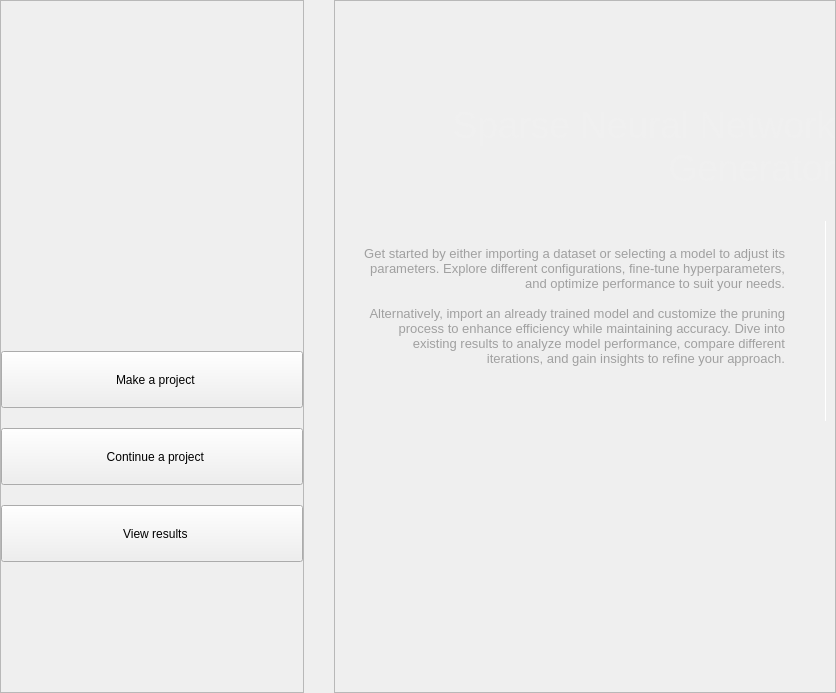
            <widget class="QWidget" name="home_page">
             <property name="autoFillBackground">
              <bool>false</bool>
             </property>
             <property name="styleSheet">
              <string notr="true"/>
             </property>
             <layout class="QGridLayout" name="gridLayout_7">
              <property name="leftMargin">
               <number>0</number>
              </property>
              <property name="topMargin">
               <number>0</number>
              </property>
              <property name="rightMargin">
               <number>0</number>
              </property>
              <property name="bottomMargin">
               <number>0</number>
              </property>
              <property name="horizontalSpacing">
               <number>30</number>
              </property>
              <property name="verticalSpacing">
               <number>0</number>
              </property>
              <item row="0" column="2" rowspan="4">
               <widget class="QFrame" name="frame">
                <property name="minimumSize">
                 <size>
                  <width>0</width>
                  <height>0</height>
                 </size>
                </property>
                <property name="maximumSize">
                 <size>
                  <width>16777215</width>
                  <height>16777215</height>
                 </size>
                </property>
                <property name="frameShape">
                 <enum>QFrame::StyledPanel</enum>
                </property>
                <property name="frameShadow">
                 <enum>QFrame::Raised</enum>
                </property>
                <layout class="QGridLayout" name="gridLayout_6">
                 <property name="leftMargin">
                  <number>0</number>
                 </property>
                 <property name="topMargin">
                  <number>0</number>
                 </property>
                 <property name="rightMargin">
                  <number>0</number>
                 </property>
                 <property name="bottomMargin">
                  <number>0</number>
                 </property>
                 <property name="horizontalSpacing">
                  <number>0</number>
                 </property>
                 <property name="verticalSpacing">
                  <number>30</number>
                 </property>
                 <item row="2" column="1" colspan="2">
                  <widget class="QWidget" name="widget_6" native="true">
                   <property name="minimumSize">
                    <size>
                     <width>0</width>
                     <height>0</height>
                    </size>
                   </property>
                   <property name="maximumSize">
                    <size>
                     <width>500</width>
                     <height>16777215</height>
                    </size>
                   </property>
                   <layout class="QGridLayout" name="gridLayout_25">
                    <property name="leftMargin">
                     <number>0</number>
                    </property>
                    <property name="topMargin">
                     <number>0</number>
                    </property>
                    <property name="rightMargin">
                     <number>0</number>
                    </property>
                    <property name="bottomMargin">
                     <number>0</number>
                    </property>
                    <property name="spacing">
                     <number>0</number>
                    </property>
                    <item row="0" column="0">
                     <widget class="QLabel" name="home_text">
                      <property name="minimumSize">
                       <size>
                        <width>100</width>
                        <height>200</height>
                       </size>
                      </property>
                      <property name="maximumSize">
                       <size>
                        <width>450</width>
                        <height>200</height>
                       </size>
                      </property>
                      <property name="font">
                       <font>
                        <pointsize>10</pointsize>
                       </font>
                      </property>
                      <property name="styleSheet">
                       <string notr="true">color: rgb(160, 160, 160)</string>
                      </property>
                      <property name="text">
                       <string>Get started by either importing a dataset or selecting a model to adjust its parameters. Explore different configurations, fine-tune hyperparameters, and optimize performance to suit your needs.

Alternatively, import an already trained model and customize the pruning process to enhance efficiency while maintaining accuracy. Dive into existing results to analyze model performance, compare different iterations, and gain insights to refine your approach.</string>
                      </property>
                      <property name="textFormat">
                       <enum>Qt::PlainText</enum>
                      </property>
                      <property name="alignment">
                       <set>Qt::AlignRight|Qt::AlignTop|Qt::AlignTrailing</set>
                      </property>
                      <property name="wordWrap">
                       <bool>true</bool>
                      </property>
                      <property name="indent">
                       <number>25</number>
                      </property>
                     </widget>
                    </item>
                   </layout>
                   <widget class="Line" name="line_2">
                    <property name="geometry">
                     <rect>
                      <x>450</x>
                      <y>0</y>
                      <width>81</width>
                      <height>221</height>
                     </rect>
                    </property>
                    <property name="minimumSize">
                     <size>
                      <width>20</width>
                      <height>0</height>
                     </size>
                    </property>
                    <property name="styleSheet">
                     <string notr="true">color: #fff;</string>
                    </property>
                    <property name="frameShadow">
                     <enum>QFrame::Plain</enum>
                    </property>
                    <property name="orientation">
                     <enum>Qt::Vertical</enum>
                    </property>
                   </widget>
                  </widget>
                 </item>
                 <item row="0" column="1">
                  <spacer name="verticalSpacer_5">
                   <property name="orientation">
                    <enum>Qt::Vertical</enum>
                   </property>
                   <property name="sizeType">
                    <enum>QSizePolicy::Preferred</enum>
                   </property>
                   <property name="sizeHint" stdset="0">
                    <size>
                     <width>20</width>
                     <height>100</height>
                    </size>
                   </property>
                  </spacer>
                 </item>
                 <item row="1" column="1">
                  <widget class="QLabel" name="home_main_text">
                   <property name="minimumSize">
                    <size>
                     <width>500</width>
                     <height>90</height>
                    </size>
                   </property>
                   <property name="maximumSize">
                    <size>
                     <width>16777215</width>
                     <height>90</height>
                    </size>
                   </property>
                   <property name="font">
                    <font>
                     <pointsize>28</pointsize>
                     <bold>false</bold>
                    </font>
                   </property>
                   <property name="styleSheet">
                    <string notr="true">color: rgb(240, 240, 240)</string>
                   </property>
                   <property name="text">
                    <string>Sparse Neural Network Generator</string>
                   </property>
                   <property name="alignment">
                    <set>Qt::AlignRight|Qt::AlignTrailing|Qt::AlignVCenter</set>
                   </property>
                   <property name="wordWrap">
                    <bool>true</bool>
                   </property>
                  </widget>
                 </item>
                 <item row="3" column="1">
                  <spacer name="verticalSpacer_4">
                   <property name="orientation">
                    <enum>Qt::Vertical</enum>
                   </property>
                   <property name="sizeHint" stdset="0">
                    <size>
                     <width>20</width>
                     <height>25</height>
                    </size>
                   </property>
                  </spacer>
                 </item>
                </layout>
               </widget>
              </item>
              <item row="1" column="0">
               <widget class="QFrame" name="main_frame_buttons">
                <property name="maximumSize">
                 <size>
                  <width>500</width>
                  <height>16777215</height>
                 </size>
                </property>
                <property name="frameShape">
                 <enum>QFrame::StyledPanel</enum>
                </property>
                <property name="frameShadow">
                 <enum>QFrame::Raised</enum>
                </property>
                <layout class="QGridLayout" name="gridLayout_8">
                 <property name="leftMargin">
                  <number>0</number>
                 </property>
                 <property name="topMargin">
                  <number>0</number>
                 </property>
                 <property name="rightMargin">
                  <number>0</number>
                 </property>
                 <property name="bottomMargin">
                  <number>0</number>
                 </property>
                 <property name="horizontalSpacing">
                  <number>0</number>
                 </property>
                 <property name="verticalSpacing">
                  <number>20</number>
                 </property>
                 <item row="5" column="0">
                  <spacer name="verticalSpacer_3">
                   <property name="orientation">
                    <enum>Qt::Vertical</enum>
                   </property>
                   <property name="sizeType">
                    <enum>QSizePolicy::Fixed</enum>
                   </property>
                   <property name="sizeHint" stdset="0">
                    <size>
                     <width>20</width>
                     <height>130</height>
                    </size>
                   </property>
                  </spacer>
                 </item>
                 <item row="0" column="0">
                  <spacer name="verticalSpacer_2">
                   <property name="orientation">
                    <enum>Qt::Vertical</enum>
                   </property>
                   <property name="sizeType">
                    <enum>QSizePolicy::Fixed</enum>
                   </property>
                   <property name="sizeHint" stdset="0">
                    <size>
                     <width>20</width>
                     <height>350</height>
                    </size>
                   </property>
                  </spacer>
                 </item>
                 <item row="3" column="0">
                  <widget class="QPushButton" name="load_process_button">
                   <property name="minimumSize">
                    <size>
                     <width>302</width>
                     <height>57</height>
                    </size>
                   </property>
                   <property name="maximumSize">
                    <size>
                     <width>302</width>
                     <height>57</height>
                    </size>
                   </property>
                   <property name="text">
                    <string>  Continue a project</string>
                   </property>
                   <property name="icon">
                    <iconset>
                     <normaloff>resources/icons/upload-file.png</normaloff>resources/icons/upload-file.png</iconset>
                   </property>
                  </widget>
                 </item>
                 <item row="2" column="0">
                  <widget class="QPushButton" name="home_model_button">
                   <property name="minimumSize">
                    <size>
                     <width>302</width>
                     <height>57</height>
                    </size>
                   </property>
                   <property name="maximumSize">
                    <size>
                     <width>302</width>
                     <height>57</height>
                    </size>
                   </property>
                   <property name="text">
                    <string>  Make a project</string>
                   </property>
                   <property name="icon">
                    <iconset>
                     <normaloff>resources/icons/tech.png</normaloff>resources/icons/tech.png</iconset>
                   </property>
                  </widget>
                 </item>
                 <item row="4" column="0">
                  <widget class="QPushButton" name="home_results_button">
                   <property name="minimumSize">
                    <size>
                     <width>302</width>
                     <height>57</height>
                    </size>
                   </property>
                   <property name="maximumSize">
                    <size>
                     <width>302</width>
                     <height>57</height>
                    </size>
                   </property>
                   <property name="text">
                    <string>  View results</string>
                   </property>
                   <property name="icon">
                    <iconset>
                     <normaloff>resources/icons/analytics.png</normaloff>resources/icons/analytics.png</iconset>
                   </property>
                  </widget>
                 </item>
                </layout>
               </widget>
              </item>
             </layout>
            </widget>
